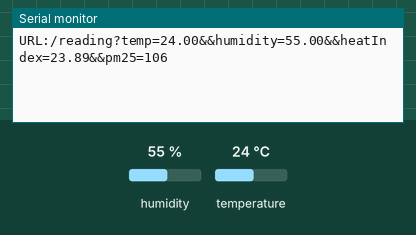
This sketch was run on a simulated ESP8266 (NodeMCU). Parts: the last lines printed to the serial monitor. The inputs (shaded band) are chosen by the test bench; at power-on: humidity 55 %, temperature 24 °C. Random numbers use the default seed unless the sketch sets one.

Above: at 18.0 s.
18.1 s: humidity set to 22 %
At 21.3 s:
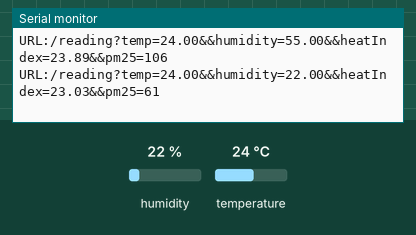
33.1 s: temperature set to 12 °C
At 40.8 s:
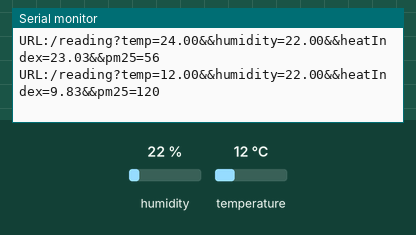
48.1 s: humidity set to 40 %
At 50.6 s:
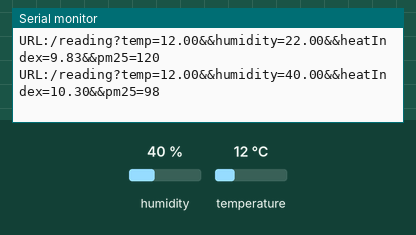
Timing chart, 0 to 52.1 s (numbered marks = the images above; inputs shaded):
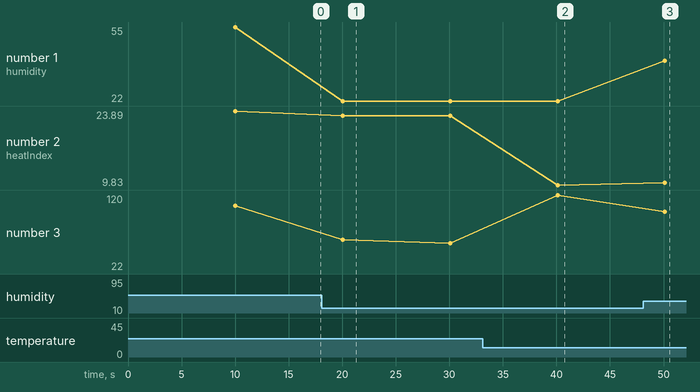

The sketch:

SenseHCMCHttp.ino
```cpp
#include <ESP8266WiFi.h>
#include "DHT.h"

// IMPORTANT: set auth properties in here first
#include "AuthProperties.h"

// run locally, ie. don't push values to server. values are logged to serial
#define RUN_LOCAL 1

// DHT11 sensor. Connect:
//   pin 1 (vcc) to 3v3
//   pin 2 (data) to pin defined DHTPIN below
//   pin 4 (ground) to GND
#define DHTPIN D6
#define DHTTYPE DHT11
DHT dht(DHTPIN, DHTTYPE);
const boolean useFahrenheit = false;

// push to local test server for now (run test/httpserver.js)
const char* CLOUD_HOST = "192.168.1.102";
const int   CLOUD_PORT = 8888;

const short READ_FREQUENCY = 10000;

// PM2.5 read (random!)
const byte PM25_RAND_RANGE = 100;
const byte PM25_RAND_FLOOR = 22;
long readPM25() {
  return random(PM25_RAND_RANGE) + PM25_RAND_FLOOR;
}

float readTemperature() {
  return dht.readTemperature(useFahrenheit);
}

float readHumidity() {
  return dht.readHumidity();
}

float readHeatIndex(float temperature, float humidity) {
  return dht.computeHeatIndex(temperature, humidity, useFahrenheit);
}

void setup() {
  dht.begin();
  randomSeed(analogRead(0));
  Serial.begin(9600);

  if (!RUN_LOCAL) {
    delay(10);
    Serial.print("Connecting to ");
    Serial.println(WIFI_SSID);

    WiFi.begin(WIFI_SSID, WIFI_PASSWORD);
    while (WiFi.status() != WL_CONNECTED) {
      delay(500);
      Serial.print(".");
    }

    Serial.println("");
    Serial.println("WiFi connected");
    Serial.println("IP address: ");
    Serial.println(WiFi.localIP());
  }
}

void loop() {
  delay(READ_FREQUENCY);

  WiFiClient client;
  if (!RUN_LOCAL) {
    if (!client.connect(CLOUD_HOST, CLOUD_PORT)) {
      Serial.println("connection failed");
      return;
    }
  }

  // DHT11 reads
  float temperature = readTemperature();
  float humidity = readHumidity();
  float heatIndex = readHeatIndex(temperature, humidity);
  if (isnan(temperature) || isnan(humidity) || isnan(heatIndex)) {
    Serial.println("Failed to read from DHT sensor!");
    return;
  }

  // PM25 reads
  long pm25 = readPM25();

  // push reads to server
  String url = "/reading?";
  url += "temp=";
  url += temperature;
  url += "&&humidity=";
  url += humidity;
  url += "&&heatIndex=";
  url += heatIndex;
  url += "&&pm25=";
  url += pm25;
  Serial.println("URL:" + url);
  if (!RUN_LOCAL) {
    client.print(String("GET ") + url + " HTTP/1.1\r\n" +
                 "Host: " + CLOUD_HOST + "\r\n" +
                 "Connection: close\r\n\r\n");
    delay(10);

    while(client.available()){
      String line = client.readStringUntil('\r');
      Serial.print(line);
    }
  }

}
```

AuthProperties.h
```cpp
const char* WIFI_SSID     = "SET ME!";
const char* WIFI_PASSWORD = "SET ME!";
```

Measured:
- after the input at 18.1 s, the serial monitor: prints a new line after 2.0 s (image 1)
- after the input at 33.1 s, the serial monitor: prints a new line after 7.0 s (image 2)
- after the input at 48.1 s, the serial monitor: prints a new line after 2.0 s (image 3)
- plotted number 1: 55 → 22 after the input at 18.1 s, 22 → 40 after the input at 48.1 s
- plotted number 2: 23.89 → 23.03 after the input at 18.1 s, 23.03 → 9.83 after the input at 33.1 s, 9.83 → 10.3 after the input at 48.1 s
